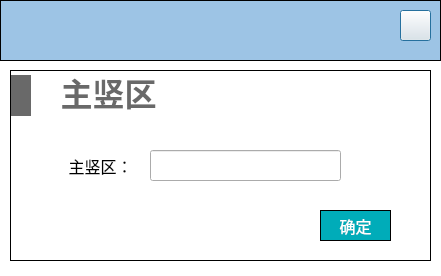
<?xml version="1.0" encoding="UTF-8"?>
<ui version="4.0">
 <class>Dialog_add_zhushuqu</class>
 <widget class="QDialog" name="Dialog_add_zhushuqu">
  <property name="geometry">
   <rect>
    <x>0</x>
    <y>0</y>
    <width>441</width>
    <height>276</height>
   </rect>
  </property>
  <property name="windowTitle">
   <string>Dialog</string>
  </property>
  <property name="styleSheet">
   <string notr="true">#Dialog_add_zhushuqu
{
background-color:white;
}</string>
  </property>
  <widget class="QWidget" name="widget_top" native="true">
   <property name="geometry">
    <rect>
     <x>0</x>
     <y>0</y>
     <width>441</width>
     <height>61</height>
    </rect>
   </property>
   <property name="styleSheet">
    <string notr="true">#widget_top
{
border: 1px solid #000000;
background-color: rgb(157, 196, 229);
	background-color: rgb(157, 196, 229);
}</string>
   </property>
   <widget class="QPushButton" name="close">
    <property name="geometry">
     <rect>
      <x>400</x>
      <y>10</y>
      <width>31</width>
      <height>31</height>
     </rect>
    </property>
    <property name="styleSheet">
     <string notr="true">border-image: url(:/images/image/closeWindow.jpg);</string>
    </property>
    <property name="text">
     <string/>
    </property>
   </widget>
  </widget>
  <widget class="QWidget" name="widget" native="true">
   <property name="geometry">
    <rect>
     <x>10</x>
     <y>70</y>
     <width>421</width>
     <height>191</height>
    </rect>
   </property>
   <property name="styleSheet">
    <string notr="true">#widget
{
border: 1px solid #000000;
}</string>
   </property>
   <widget class="QWidget" name="layoutWidget">
    <property name="geometry">
     <rect>
      <x>0</x>
      <y>0</y>
      <width>171</width>
      <height>51</height>
     </rect>
    </property>
    <layout class="QHBoxLayout" name="horizontalLayout_14">
     <item>
      <widget class="QLabel" name="label_2">
       <property name="minimumSize">
        <size>
         <width>20</width>
         <height>41</height>
        </size>
       </property>
       <property name="maximumSize">
        <size>
         <width>20</width>
         <height>41</height>
        </size>
       </property>
       <property name="styleSheet">
        <string notr="true">QLabel { 
border: none; 
background-color : rgb(105, 105, 105);
}</string>
       </property>
       <property name="text">
        <string/>
       </property>
      </widget>
     </item>
     <item>
      <widget class="QLabel" name="label_title">
       <property name="minimumSize">
        <size>
         <width>141</width>
         <height>41</height>
        </size>
       </property>
       <property name="maximumSize">
        <size>
         <width>141</width>
         <height>41</height>
        </size>
       </property>
       <property name="font">
        <font>
         <family>Microsoft YaHei</family>
         <pointsize>24</pointsize>
         <weight>75</weight>
         <bold>true</bold>
        </font>
       </property>
       <property name="styleSheet">
        <string notr="true">QLabel { 
border: none; 
color : rgb(105, 105, 105);
}</string>
       </property>
       <property name="text">
        <string>主竖区</string>
       </property>
       <property name="alignment">
        <set>Qt::AlignBottom|Qt::AlignHCenter</set>
       </property>
      </widget>
     </item>
    </layout>
   </widget>
   <widget class="QPushButton" name="pushButton">
    <property name="geometry">
     <rect>
      <x>310</x>
      <y>140</y>
      <width>71</width>
      <height>31</height>
     </rect>
    </property>
    <property name="font">
     <font>
      <family>Microsoft YaHei</family>
      <pointsize>12</pointsize>
     </font>
    </property>
    <property name="styleSheet">
     <string notr="true">QPushButton
{
	color:#ffffff; /*文字颜色*/
    background-color: #00ACB9;/*背景色*/
    border-radius:0px; /*边框倒角*/
	border: 1px solid #000000;
}


QPushButton:hover 
{
background-color: rgb(0,142,153);
color: white;
}</string>
    </property>
    <property name="text">
     <string>确定</string>
    </property>
   </widget>
   <widget class="QLineEdit" name="lineEdit">
    <property name="geometry">
     <rect>
      <x>140</x>
      <y>80</y>
      <width>191</width>
      <height>31</height>
     </rect>
    </property>
    <property name="font">
     <font>
      <family>Microsoft YaHei</family>
     </font>
    </property>
   </widget>
   <widget class="QLabel" name="label">
    <property name="geometry">
     <rect>
      <x>50</x>
      <y>80</y>
      <width>81</width>
      <height>31</height>
     </rect>
    </property>
    <property name="font">
     <font>
      <family>Microsoft YaHei</family>
      <pointsize>12</pointsize>
     </font>
    </property>
    <property name="text">
     <string>主竖区：</string>
    </property>
    <property name="alignment">
     <set>Qt::AlignCenter</set>
    </property>
   </widget>
  </widget>
 </widget>
 <resources/>
 <connections/>
</ui>
